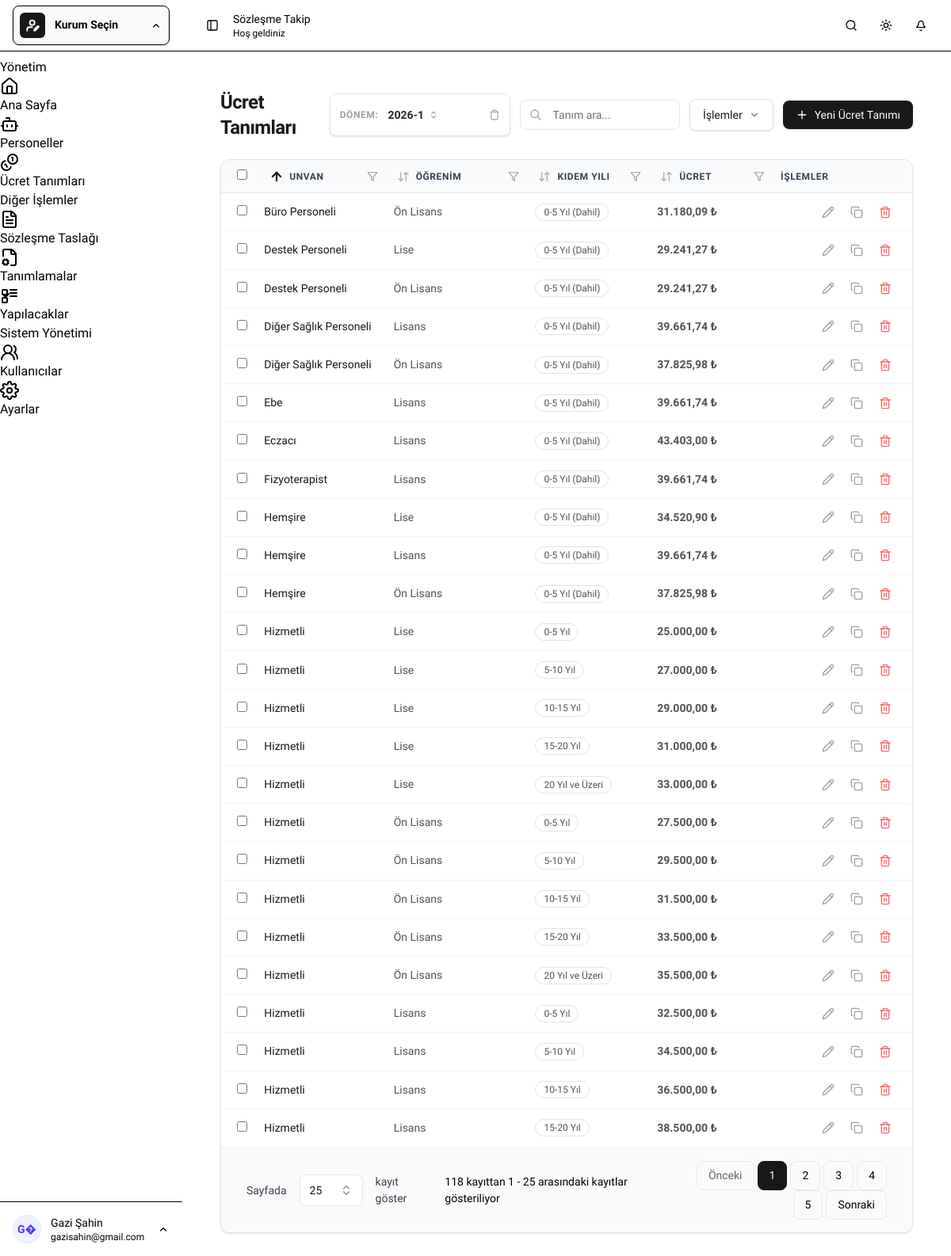
/ucret-tanimlari (signed in), run on the app's committed database.
### tables this page shows
CREATE TABLE IF NOT EXISTS `ucretler` (
  `id` bigint(20) unsigned NOT NULL AUTO_INCREMENT,
  `tenant_id` bigint(20) unsigned DEFAULT NULL,
  `donem` varchar(50) NOT NULL DEFAULT '2026-1',
  `unvan` varchar(255) NOT NULL,
  `ogrenim` varchar(255) NOT NULL,
  `kidem_yili` varchar(255) NOT NULL,
  `ucret` decimal(12,2) NOT NULL,
  `is_active` tinyint(1) NOT NULL DEFAULT 1,
  `created_at` timestamp NULL DEFAULT NULL,
  `updated_at` timestamp NULL DEFAULT NULL,
  `deleted_at` timestamp NULL DEFAULT NULL,
  PRIMARY KEY (`id`),
  KEY `temp_tenant_id_idx` (`tenant_id`),
  KEY `idx_ucretler_lookup` (`tenant_id`,`donem`(20),`deleted_at`,`unvan`(50),`ogrenim`(20),`kidem_yili`(30)),
  CONSTRAINT `ucretler_tenant_id_foreign` FOREIGN KEY (`tenant_id`) REFERENCES `tenants` (`id`) ON DELETE CASCADE
);

### app/controllers/WageController.php (called while the page is built, shortened)
<?php
class WageController extends Controller {
    public function list() {
        global $db;
        $tenant_id = $_SESSION['tenant_id'] ?? 0;
        $periodsStmt = $db->prepare("SELECT DISTINCT donem FROM ucretler WHERE deleted_at IS NULL AND tenant_id = ? ORDER BY donem DESC");
        $periodsStmt->execute([$tenant_id]);
        $allPeriods = $periodsStmt->fetchAll(PDO::FETCH_COLUMN);
        $selectedPeriod = $_GET['donem'] ?? ($_SESSION['active_wage_period'] ?? ($allPeriods[0] ?? '2026-1'));
        $stmt = $db->prepare("SELECT * FROM ucretler WHERE deleted_at IS NULL AND tenant_id = ? AND donem = ? ORDER BY unvan ASC");
        $stmt->execute([$tenant_id, $selectedPeriod]);
        $ucretler = $stmt->fetchAll();
        return [
            'ucretler' => $ucretler,
            'allPeriods' => $allPeriods,
            'selectedPeriod' => $selectedPeriod
        ];
    }
}

### bootstrap.php (called while the page is built, shortened)
<?php
spl_autoload_register(function ($class_name) {
    $dirs = [
        'app/core/',
        'app/models/',
        'app/controllers/',
        'app/Service/'
    ];
    foreach ($dirs as $dir) {
        $file = __DIR__ . '/' . $dir . $class_name . '.php';
        if (file_exists($file)) {
            return;
        }
    }
});

### app/pages/ucret-tanimlari/list.php (the view, shortened to what this page needs)
<div class="p-6">
    <div class="flex items-center justify-between gap-3 mb-6 !overflow-visible">
        <div class="flex items-center gap-4 !overflow-visible">
            <h1 class="text-2xl font-bold text-zinc-900 dark:text-zinc-100 tracking-tight">Ücret Tanımları</h1>
            <div class="relative flex items-center gap-2 border border-zinc-200 dark:border-zinc-800 rounded-lg bg-white dark:bg-zinc-900 px-3 py-1.5 text-sm shadow-sm !overflow-visible">
                <span class="text-xs font-bold text-zinc-400 uppercase tracking-wider whitespace-nowrap">Dönem:</span>
                <div class="app-select-rich !border-none !shadow-none !bg-transparent min-w-[120px] !overflow-visible" id="select-desktop-period">
                  <button type="button" class="font-bold text-zinc-800 dark:text-zinc-100 bg-transparent border-none focus:outline-none cursor-pointer flex items-center gap-1.5 px-1 py-0.5" onclick="toggleCustomSelect(this, event)">
                    <span class="truncate"><?php echo htmlspecialchars($selectedPeriod); ?></span>
                    <svg xmlns="http://www.w3.org/2000/svg" width="12" height="12" viewBox="0 0 24 24" fill="none" stroke="currentColor" stroke-width="2" stroke-linecap="round" stroke-linejoin="round" class="opacity-60"><path d="m7 15 5 5 5-5"/><path d="m7 9 5-5 5 5"/></svg>
                  </button>
                </div>
                <?php if (count($allPeriods) > 1): ?>
                <button onclick="deleteDesktopPeriod()" class="text-zinc-400 hover:text-red-500 transition-colors ml-1 shrink-0" title="Bu Dönemi Sil">
                    <svg xmlns="http://www.w3.org/2000/svg" width="14" height="14" viewBox="0 0 24 24" fill="none" stroke="currentColor" stroke-width="2" stroke-linecap="round" stroke-linejoin="round"><path d="M3 6h18"/><path d="M19 6v14c0 1-1 2-2 2H7c-1 0-2-1-2-2V6"/><path d="M8 6V4c0-1 1-2 2-2h4c1 0 2 1 2 2v2"/></svg>
                </button>
                <?php endif; ?>
            </div>
        </div>
        <div class="flex items-center gap-3 !overflow-visible">
            <div class="relative w-full max-w-xs">
                <div class="absolute inset-y-0 left-0 pl-3 flex items-center pointer-events-none">
                </div>
                <input type="text" id="wageSearch" class="block w-full pl-10 pr-3 py-2 border border-zinc-200 dark:border-zinc-800 rounded-lg bg-white dark:bg-zinc-900 text-sm placeholder-zinc-500 focus:outline-none focus:ring-2 focus:ring-primary/20 focus:border-primary transition-all" placeholder="Tanım ara...">
            </div>
            <div class="relative app-select-rich !overflow-visible" id="select-desktop-actions">
                <button type="button" onclick="toggleCustomSelect(this, event)" class="inline-flex items-center gap-2 px-4 py-2 bg-white dark:bg-zinc-900 text-zinc-900 dark:text-zinc-100 border border-zinc-200 dark:border-zinc-800 rounded-lg text-sm font-medium hover:bg-zinc-50 dark:hover:bg-zinc-800 transition-colors shadow-sm whitespace-nowrap">
                    <span>İşlemler</span>
                    <svg xmlns="http://www.w3.org/2000/svg" width="14" height="14" viewBox="0 0 24 24" fill="none" stroke="currentColor" stroke-width="2" stroke-linecap="round" stroke-linejoin="round" class="opacity-60"><path d="m6 9 6 6 6-6"/></svg>
                </button>
            </div>
            <button onclick="document.getElementById('dialog-add-wage').showModal()" class="inline-flex items-center gap-2 px-4 py-2 bg-zinc-900 dark:bg-zinc-100 text-white dark:text-zinc-900 rounded-lg text-sm font-medium hover:bg-zinc-800 dark:hover:bg-zinc-200 transition-colors shadow-sm whitespace-nowrap">
                <svg xmlns="http://www.w3.org/2000/svg" width="16" height="16" viewBox="0 0 24 24" fill="none" stroke="currentColor" stroke-width="2" stroke-linecap="round" stroke-linejoin="round"><path d="M5 12h14"/><path d="M12 5v14"/></svg>
                Yeni Ücret Tanımı
            </button>
        </div>
    </div>
    <div class="bg-white dark:bg-zinc-900 border border-zinc-200 dark:border-zinc-800 rounded-xl shadow-sm overflow-hidden relative flex flex-col h-[calc(100vh-230px)]">
        <div id="table-container" class="flex-1 flex flex-col overflow-hidden" style="display: none;">
            <table id="wageTable" class="w-full text-left">
                <thead>
                    <tr>
                        <th class="no-sort" style="max-width: 3%">
                            <input type="checkbox" class="input">
                        </th>
                        <th>Unvan</th>
                        <th>Öğrenim</th>
                        <th>Kıdem Yılı</th>
                        <th>Ücret</th>
                        <th class="text-right no-sort">İşlemler</th>
                    </tr>
                </thead>
                <tbody class="divide-y divide-zinc-200 dark:divide-zinc-800">
                    <?php foreach ($ucretler as $u): ?>
                        <tr class="hover:bg-zinc-50/50 dark:hover:bg-zinc-800/30 transition-colors">
                            <td>
                                <input type="checkbox" class="input">
                            </td>
                            <td class="font-medium text-zinc-900 dark:text-zinc-100">
                                <button onclick="editWage(<?php echo $u['id']; ?>)" class="hover:text-primary transition-colors text-left">
                                    <?php echo htmlspecialchars($u['unvan']); ?>
                                </button>
                            </td>
                            <td class="text-zinc-600 dark:text-zinc-400"><?php echo htmlspecialchars($u['ogrenim']); ?></td>
                            <td>
                                <span class="inline-flex items-center px-2.5 py-0.5 rounded-full text-xs font-medium border border-zinc-200 dark:border-zinc-700 text-zinc-600 dark:text-zinc-400">
                                    <?php echo htmlspecialchars($u['kidem_yili']); ?>
                                </span>
                            </td>
                            <td class="text-zinc-600 dark:text-zinc-100 font-semibold">
                                <?php echo number_format($u['ucret'], 2, ',', '.') . ' ₺'; ?>
                            </td>
                            <td class="text-right">
                                <div class="flex items-center justify-end gap-2">
                                    <button onclick="editWage(<?php echo $u['id']; ?>)" class="p-1.5 hover:bg-zinc-100 dark:hover:bg-zinc-800 rounded text-zinc-400 transition-colors" title="Düzenle">
                                        <svg xmlns="http://www.w3.org/2000/svg" width="16" height="16" viewBox="0 0 24 24" fill="none" stroke="currentColor" stroke-width="2" stroke-linecap="round" stroke-linejoin="round"><path d="M17 3a2.85 2.83 0 1 1 4 4L7.5 20.5 2 22l1.5-5.5Z"/><path d="m15 5 4 4"/></svg>
                                    </button>
                                    <button onclick="copyWage(<?php echo $u['id']; ?>)" class="p-1.5 hover:bg-zinc-100 dark:hover:bg-zinc-800 rounded text-zinc-400 transition-colors" title="Kopyala">
                                        <svg xmlns="http://www.w3.org/2000/svg" width="16" height="16" viewBox="0 0 24 24" fill="none" stroke="currentColor" stroke-width="2" stroke-linecap="round" stroke-linejoin="round"><rect width="14" height="14" x="8" y="8" rx="2" ry="2"/><path d="M4 16c-1.1 0-2-.9-2-2V4c0-1.1.9-2 2-2h10c1.1 0 2 .9 2 2"/></svg>
                                    </button>
                                    <button onclick="deleteWage(<?php echo $u['id']; ?>)" class="p-1.5 hover:bg-red-50 dark:hover:bg-red-900/20 rounded text-red-400 transition-colors" title="Sil">
                                    </button>
                                </div>
                            </td>
                        </tr>
                    <?php endforeach; ?>
                </tbody>
            </table>
        </div>
    </div>
</div>

### assets/css/datatable.custom.css (style rules this page uses)
.dataTable { margin-bottom: 0 !important; }
table.dataTable { border-collapse: collapse !important; width: 100% !important; margin: 0 !important; }
table.dataTable thead th { position: sticky !important; top: 0 !important; z-index: 10 !important; background-color: #f9fafb !important; border-bottom: 1px solid #e5e7eb !important; padding: 0.6rem 0.5rem !important; font-weight: 600 !important; text-align: left !important; font-size: 0.75rem !important; text-transform: uppercase !important; letter-spacing: 0.05em !important; color: #374151 !important; }
table.dataTable tbody td { padding: 0.6rem 0.5rem !important; border-bottom: 1px solid #f3f4f6 !important; font-size: 0.875rem !important; background-color: inherit !important; }
table.dataTable thead th:first-child, table.dataTable tbody td:first-child { padding-left: 1.25rem !important; padding-right: 0.25rem !important; }
table.dataTable thead th:nth-child(2), table.dataTable tbody td:nth-child(2) { padding-left: 0.25rem !important; padding-right: 0.25rem !important; }
table.dataTable thead th:last-child, table.dataTable tbody td:last-child { padding-right: 1.25rem !important; }
table.dataTable.no-footer { border-bottom: 1px solid #e5e7eb !important; }
table.dataTable thead .sorting:before, table.dataTable thead .sorting:after, table.dataTable thead .sorting_asc:before, table.dataTable thead .sorting_asc:after, table.dataTable thead .sorting_desc:before, table.dataTable thead .sorting_desc:after { opacity: 0.3 !important; font-size: 0.8rem !important; }

### layouts/head.php (style rules this page uses)
* { font-family: 'Geist', sans-serif !important; }
.select, .select-rich, .app-select, .app-select-rich { position: relative; }
.select button, .select-rich button, .app-select button, .app-select-rich button { height: 2.5rem; min-height: 2.5rem; overflow: hidden; display: flex; align-items: center; }
@media (min-width: 48rem) { :root { --sidebar-width: 230px; } }
@media (min-width: 48rem) { body { overflow: hidden !important; } }

### data on the page
ucretler: unvan "Büro Personeli", ogrenim "Ön Lisans", kidem_yili "0-5 Yıl (Dahil)", ucret "31.180,09"
ucretler: unvan "Destek Personeli", ogrenim "Lise", kidem_yili "0-5 Yıl (Dahil)", ucret "29.241,27"
ucretler: unvan "Destek Personeli", ogrenim "Ön Lisans", kidem_yili "0-5 Yıl (Dahil)", ucret "29.241,27"
ucretler: unvan "Diğer Sağlık Personeli", ogrenim "Lisans", kidem_yili "0-5 Yıl (Dahil)", ucret "39.661,74"
ucretler: unvan "Diğer Sağlık Personeli", ogrenim "Ön Lisans", kidem_yili "0-5 Yıl (Dahil)", ucret "37.825,98"
ucretler: unvan "Ebe", ogrenim "Lisans", kidem_yili "0-5 Yıl (Dahil)", ucret "39.661,74"
ucretler: unvan "Eczacı", ogrenim "Lisans", kidem_yili "0-5 Yıl (Dahil)", ucret "43.403,00"
ucretler: unvan "Fizyoterapist", ogrenim "Lisans", kidem_yili "0-5 Yıl (Dahil)", ucret "39.661,74"
ucretler: unvan "Hemşire", ogrenim "Lise", kidem_yili "0-5 Yıl (Dahil)", ucret "34.520,90"
ucretler: unvan "Hemşire", ogrenim "Lisans", kidem_yili "0-5 Yıl (Dahil)", ucret "39.661,74"
ucretler: unvan "Hemşire", ogrenim "Ön Lisans", kidem_yili "0-5 Yıl (Dahil)", ucret "37.825,98"
ucretler: unvan "Hizmetli", ogrenim "Lise", kidem_yili "0-5 Yıl", ucret "25.000,00"
ucretler: unvan "Hizmetli", ogrenim "Lise", kidem_yili "5-10 Yıl", ucret "27.000,00"
ucretler: unvan "Hizmetli", ogrenim "Lise", kidem_yili "10-15 Yıl", ucret "29.000,00"
ucretler: unvan "Hizmetli", ogrenim "Lise", kidem_yili "15-20 Yıl", ucret "31.000,00"
ucretler: unvan "Hizmetli", ogrenim "Lise", kidem_yili "20 Yıl ve Üzeri", ucret "33.000,00"
ucretler: unvan "Hizmetli", ogrenim "Ön Lisans", kidem_yili "0-5 Yıl", ucret "27.500,00"
ucretler: unvan "Hizmetli", ogrenim "Ön Lisans", kidem_yili "5-10 Yıl", ucret "29.500,00"
ucretler: unvan "Hizmetli", ogrenim "Ön Lisans", kidem_yili "10-15 Yıl", ucret "31.500,00"
ucretler: unvan "Hizmetli", ogrenim "Ön Lisans", kidem_yili "15-20 Yıl", ucret "33.500,00"
ucretler: unvan "Hizmetli", ogrenim "Ön Lisans", kidem_yili "20 Yıl ve Üzeri", ucret "35.500,00"
ucretler: unvan "Hizmetli", ogrenim "Lisans", kidem_yili "0-5 Yıl", ucret "32.500,00"
ucretler: unvan "Hizmetli", ogrenim "Lisans", kidem_yili "5-10 Yıl", ucret "34.500,00"
ucretler: unvan "Hizmetli", ogrenim "Lisans", kidem_yili "10-15 Yıl", ucret "36.500,00"
ucretler: unvan "Hizmetli", ogrenim "Lisans", kidem_yili "15-20 Yıl", ucret "38.500,00"

### other printed values
$currentTenant['name'] "Kurum Seçin"
$userInitials "G�"
$currentUserName "Gazi Şahin"
$currentUserEmail "gazisahin@gmail.com"
$pageTitle "Sözleşme Takip"
$pageSubtitle "Hoş geldiniz"
$selectedPeriod "2026-1"
